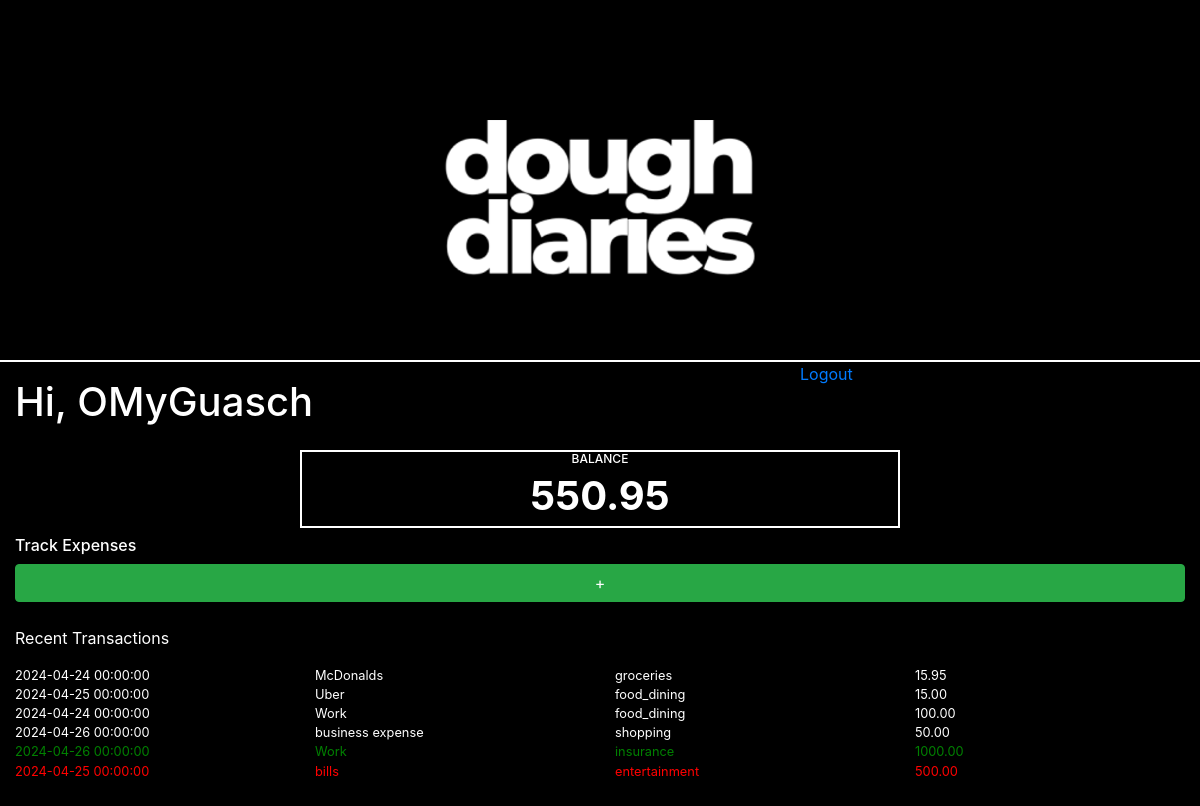
Page / (signed in) on the committed database.
### database.py (models this page shows, shortened)
class User(UserMixin, db.Model):
    id = db.Column(db.Integer, primary_key=True)
    first_name = db.Column(db.String(30))
    last_name = db.Column(db.String(30))
    username = db.Column(db.String(80), unique=True, nullable=False)
    email = db.Column(db.String(120), unique=True, nullable=False)
    balance = db.Column(db.Float, default=0.00)  # Adding the balance column
    password_hash = db.Column(db.String(128))

class Transaction(db.Model):
    id = db.Column(db.Integer, primary_key=True)
    transaction_type = db.Column(db.String(10))
    date = db.Column(db.DateTime, default=datetime.datetime.utcnow)
    merchant = db.Column(db.String(50), nullable=True)
    amount = db.Column(db.Float(), nullable=False)
    category = db.Column(db.String(30), nullable=False)
    user_id = db.Column(db.Integer, db.ForeignKey('user.id'), nullable=False)

### app.py (the view)
    @app.route('/')
    @login_required
    def home():
        form = AddExpenseForm()
        form.process()
        transactions = get_transactions(current_user.username)  # Use current_user.username
        return render_template('index.html', user=current_user, trans=transactions, form=form)

### templates/index.html (shortened to what this page needs)
{% extends 'base.html' %}
{% block head %}
<link rel="stylesheet" href="{{ url_for('static', filename='css/index.css') }}">
{% endblock %}
{% block content %}
<div class="container-fluid">
  <div class="row mb-4">
    {% if user.username %}
    <h1 class="col-8 my-3">Hi, {{ user.username }}</h1>
    <a  id="logout" href="{{ url_for('logout') }}"><p>Logout</p></a>
    <div class='balance col-6 my-2'>
      <h3 class="col-8 title-balance">BALANCE</h3>
      {{ "%.2f"|format(user.balance) }}</div>
    {% else %}
    <h1 class="col-8 text-center">You're a Money Guru</h1>
    {% endif %}
    <h6 class="col-12">Track Expenses</h6>
    <div class="col-12"><button class="btn btn-success" data-toggle="modal" data-target="#addExpenseModal">+</button>
    </div>
  </div>
  <div class="row justify-content-center mb-5">
    <p class="col-12">Recent Transactions</p>
    {% for tran in trans %}
    <div class="row trans-col w-100 justify-content-center {{ tran.transaction_type }}">
      <div class="col-3">{{ tran.date }}</div>
      <div class="col-3">{{ tran.merchant }}</div>
      <div class="col-3">{{ tran.category }}</div>
      <div class="col-3">{{ "%.2f"|format(tran.amount) }}</div>
    </div>
    {% endfor %}
  </div>
</div>
{% endblock %}

### templates/base.html (shortened to what this page needs)
<!doctype html>
<html lang="en">
  <head>
    <link rel="stylesheet" href="https://cdn.jsdelivr.net/npm/bootstrap@4.0.0/dist/css/bootstrap.min.css">
    <link rel="stylesheet" href="{{ url_for('static', filename='css/base.css') }}">
    {% block head %}
    {% endblock %}
  </head>
  <body>
    <header><div class="logo"></div></header>
    {% block content %}
    {% endblock %}
</body>
</html>

### static/css/base.css (style rules this page uses)
body { background: black; }
header { border-bottom: 2px solid white; }
.logo { background: url('../img/doughlogo.png'); background-size: cover; background-position:center; height:15vw; width:40vw; position:realtive; margin:10vw auto 5vw auto; }

### static/css/index.css (style rules this page uses)
body { color:white; }
button { width:100%; }
.title-balance { position: relative; margin:auto; text-align: center; font-size:0.75rem; }
.trans-col { font-size: 0.8rem; }
.balance { font-weight:700; text-align: center; font-size: 2.5rem; position: relative; margin:auto; border: 2px solid white; }
.withdraw { color:red; }
.deposit { color:green; }

### rows in the picture
User: username "OMyGuasch", balance "550.95"
Transaction: date "2024-04-24 00:00:00", merchant "McDonalds", category "groceries", amount "15.95"
Transaction: date "2024-04-25 00:00:00", merchant "Uber", category "food_dining", amount "15.00"
Transaction: date "2024-04-24 00:00:00", merchant "Work", category "food_dining", amount "100.00"
Transaction: date "2024-04-26 00:00:00", merchant "business expense", category "shopping", amount "50.00"
Transaction: date "2024-04-26 00:00:00", merchant "Work", category "insurance", amount "1000.00"
Transaction: date "2024-04-25 00:00:00", merchant "bills", category "entertainment", amount "500.00"
